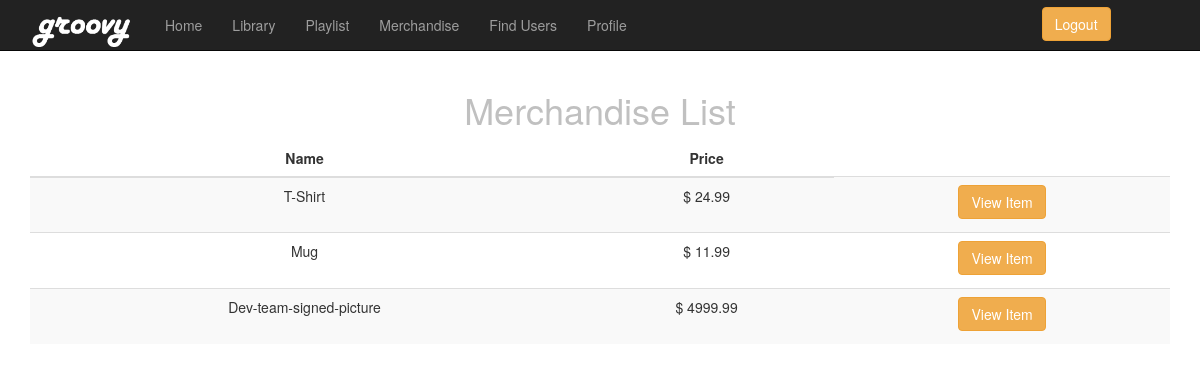
The app's page /merch.php, older data.
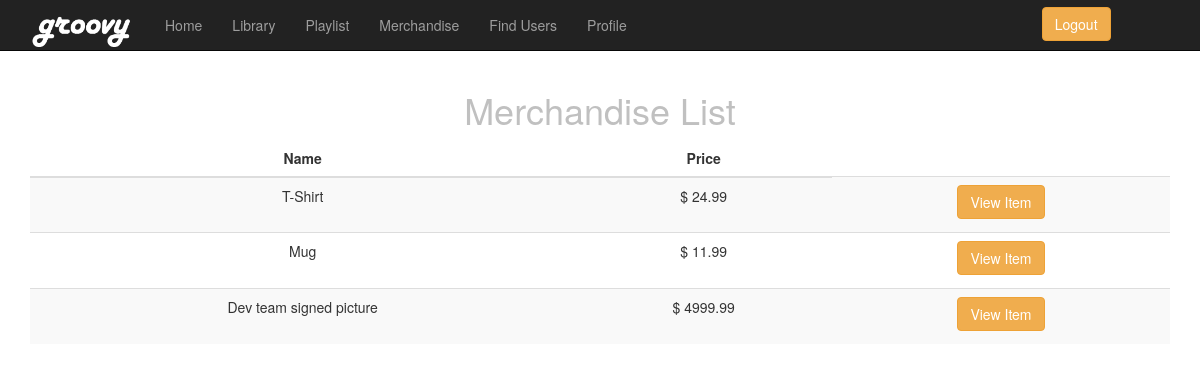
The same page, newer data.
### tables this page shows
CREATE TABLE `merchandise` (
  `id` int(25) NOT NULL,
  `name` varchar(25) NOT NULL,
  `inventory` int(25) NOT NULL,
  `price` double NOT NULL
);

### merch.php (the view, shortened to what this page needs)
<!DOCTYPE html>
<html lang="en">
<head>
    <link href="css/bootstrap.min.css" rel="stylesheet">
</head>
<body>
    <nav class="navbar navbar-inverse navbar-fixed-top" role="navigation">
        <div class="container">
            <div class="navbar-header">
                <a class="navbar-brand" href="#"><img src="images/groovylogowhite.png" width="105"></a>
            </div>
            <div class="collapse navbar-collapse" id="bs-example-navbar-collapse-1">
                <ul class="nav navbar-nav">
                    <li>
                        <a href="home.php">Home</a>
                    </li>
                    <li>
                        <a href="songlist.php">Library</a>
                    </li>
                    <li>
                        <a href="playlist.php">Playlist</a>
                    </li>
					<li>
                        <a href="merch.php">Merchandise</a>
                    </li>
                    <li>
                        <a href="users.php">Find Users</a>
                    </li>
                    <li>
                        <a href="editUser.php">Profile</a>
                    </li>
                    <a href="index.php">
                    <button type="button" class="btn btn-warning" style="margin-left:400px; margin-top:7px; color: white;">Logout</button>
                    </a>
                </ul>
            </div>
        </div>
    </nav>
    <div class="container">
        <div class="row">
            <div class="col-lg-12 text-center">
<h1 style="color: silver">Merchandise List</h1>
      <table class="table table-striped" id="table" border="0" align="center">
      <thead>
      <tr>
      <th>Name</th>
      <th>Price</th>
    </tr>
      </thead>
 <?php
      include 'connection.php';
    $query = "SELECT * FROM merchandise ";
    $myQuery = mysqli_query($conn, $query);
    while($row = mysqli_fetch_array($myQuery)){
     ?>
    <form action="merchItem.php" method="post">
    <tr><td><?php echo $row["name"] ?>
        </td><td> <?php echo "$ " . $row["price"] ?>
        <td><label>
    <input type= "submit" class="btn btn-warning" name = "submit" value="View Item" />
    </label>
    </td></tr>
    </form>
    <?php
    }
    ?>
            </div>
        </div>
    </div>
</body>
</html>

Row changes from the older to the newer data that the page shows:
changed merchandise: name "Dev-team-signed-picture" → "Dev team signed picture"
